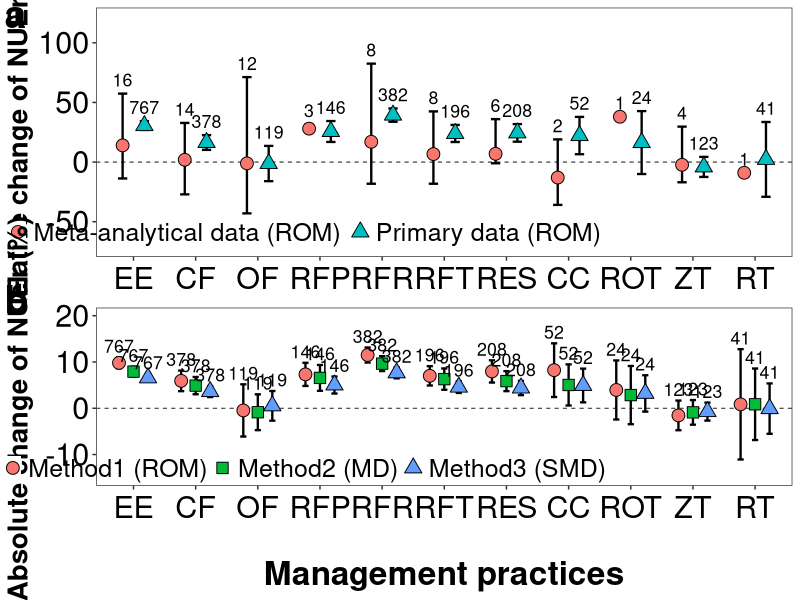

Write the R code that produced this figure.
# Figure 2

# require packages
require(readxl);require(data.table); require(ggplot2);library(ggpubr)

# read in the excel sheet for the data
metaresult_group<- readxl::read_xlsx('articles/ncoms23/Source Data.xlsx',sheet = "Figure2")
metaresult_group <- as.data.table(metaresult_group)

# subset the dataset
mydata <- metaresult_group[Vari=='NUE' & `Group type` == 'Data']

# make the plot (a)
p1 <- ggplot(data = mydata,
             aes(x=Management,y=mean,shape=Group,fill=Group)) +
      geom_hline(yintercept=0,linetype = "dashed",linewidth=0.3)+
      geom_errorbar(position=position_dodge(0.7),aes(ymin = ci.lb, ymax = ci.ub), width=0.3,size=0.8)+
      geom_point(position=position_dodge(0.7), size=4, stroke = 0.5) +
      scale_shape_manual(values=c("Meta-analytical data (ROM)"=21,"Primary data (ROM)"=24))+
      geom_text(aes(x = Management, y = ci.ub +6, label = n),
                position = position_dodge(width = 0.7),vjust = 0, hjust=0.5,
                size = 4.5, check_overlap = FALSE)+
      scale_x_discrete(limits=rev(c("Reduced tillage","No tillage","Crop rotation",
                                    "Cover cropping","Residue retention","Fertilizer timing",
                                    "Fertilizer rate","Fertilizer placement","Organic fertilizer",
                                    "Combined fertilizer","Enhanced efficiency")),
                       labels = rev(c("RT","ZT","ROT","CC","RES","RFT","RFR","RFP","OF","CF","EE")))+

      scale_y_continuous(limits=c(-70,120), breaks = c(-50,0,50,100))+
      labs(x = "Management practice", y = "Relative change of NUEr (%)",colour = 'black')+
      theme_bw()+
      theme(legend.title = element_blank(),
            legend.direction = "horizontal",
            legend.position=c(0.3,0.1),
            legend.key = element_rect(fill = "white",size = 1.5),
            legend.key.width = unit(0.4,"lines"),
            legend.key.height = unit(0.5,"lines"),
            legend.background = element_blank(),
            legend.text=element_text(colour = 'black', size=18),
            panel.grid.major = element_blank(),
            panel.grid.minor = element_blank(),
            axis.title=element_text(size=20, colour = 'black', face='bold'),
            axis.title.x=element_blank(),
            axis.text.y = element_text(colour = 'black', size = 22),
            axis.text.x = element_text(colour = 'black', size = 22, hjust = 0.5, vjust = 0.5))


mydata <- metaresult_group[Vari=='NUE' & `Group type` == 'Method']

# make the plot (b)
p2 <- ggplot(data = mydata,
              aes(x=Management,y=mean,shape=Group,fill=Group)) +
      geom_hline(yintercept=0,linetype = "dashed",linewidth=0.3)+
      geom_errorbar(position=position_dodge(0.7),aes(ymin = ci.lb, ymax = ci.ub), width=0.3,size=0.8)+
      geom_point(position=position_dodge(0.7), size=4, stroke = 0.5) +
      scale_shape_manual(values=c("Method1 (ROM)"=21, "Method2 (MD)"=22, "Method3 (SMD)"=24))+
      geom_text(aes(x = Management, y = ci.ub + 1, label = n),
                position = position_dodge(width = 0.7),vjust = 0,
                hjust=0.5, size = 4.5, check_overlap = FALSE)+
      scale_x_discrete(limits=rev(c("Reduced tillage","No tillage","Crop rotation",
                                    "Cover cropping","Residue retention","Fertilizer timing",
                                    "Fertilizer rate","Fertilizer placement","Organic fertilizer",
                                    "Combined fertilizer","Enhanced efficiency")),
                       labels = rev(c("RT","ZT","ROT","CC","RES","RFT","RFR","RFP","OF","CF","EE")))+
      scale_y_continuous(limits=c(-15,20), breaks = c(-10,0,10,20))+
      labs(x = "\nManagement practices", y = "Absolute change of NUEr (%)   ",colour = 'black')+
      theme_bw()+
      theme(legend.title = element_blank(),
            legend.direction = "horizontal",
            legend.position=c(0.3,0.1),
            legend.key = element_rect(fill = "white",size = 1.5),
            legend.key.width = unit(0.4,"lines"),
            legend.key.height = unit(0.5,"lines"),
            legend.background = element_blank(),
            legend.text=element_text(colour = 'black', size=18),
            panel.grid.major = element_blank(),
            panel.grid.minor = element_blank(),
            axis.title.x=element_text(size=24, colour = 'black', face='bold'),
            axis.title.y=element_text(size=20, colour = 'black', face='bold'),
            #axis.title.x=element_blank(),
            axis.text.y = element_text(colour = 'black', size = 22),
            axis.text.x = element_text(colour = 'black', size = 22, hjust = 0.5, vjust = 0.5))

# combine figures p1 and p2 into plot p
p<-ggarrange(p1, p2, ncol = 1, nrow = 2, align = "v",#common.legend = TRUE,legend = "bottom",
             labels = c("a", "b"), label.x = 0,label.y = c(1,1.05),
             font.label=list(size=28),hjust = -0.2, vjust = 1)

# save the plot
ggsave(plot = p, file = "articles/ncoms23/Figure 2.png",width = 410,height = 270, units = "mm")

